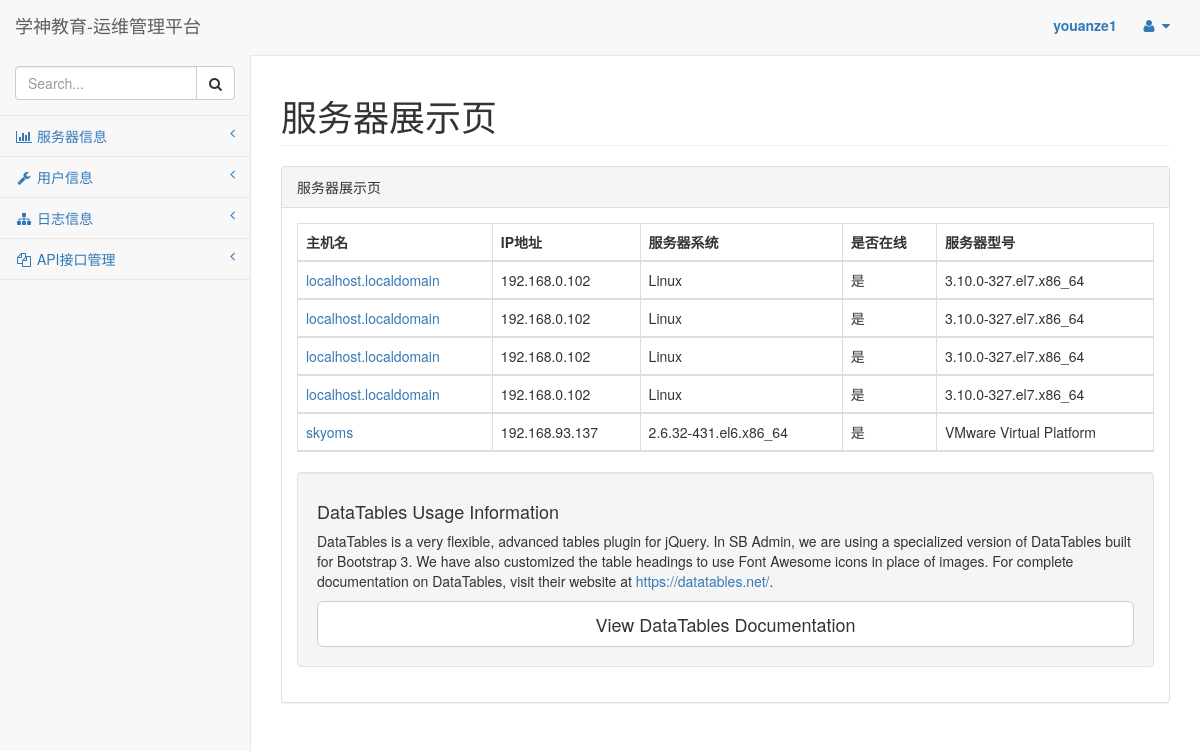
The page /service/list/ (signed in) on the database its author committed.
### Service/models.py (models this page shows)
class Service(models.Model):
    host = models.CharField(max_length=32,verbose_name="主机名称")
    ip = models.CharField(max_length=32,verbose_name="主机ip")
    mac = models.CharField(max_length=32,verbose_name="mac")
    cpu = models.CharField(max_length=32,verbose_name="cpu")
    mem = models.CharField(max_length=32,verbose_name="内存")
    disk = models.CharField(max_length=32,verbose_name="磁盘")
    system = models.CharField(max_length=32,verbose_name="系统")
    model = models.CharField(max_length=32,verbose_name="服务器型号")

### GodWork/views.py (the view)
    def inner(request, *args, **kwargs):
        try:
            username = request.session["username"]  # 尝试获取session
            return func(request)  # index(request) 如果获取到执行被装饰函数
        except KeyError as e:  # 否则返回404页面
            if repr(e) == "KeyError('username',)":
                err = "当前用户未登录请登录"
            else:
                err = str(e)
            url = "/404/" + err
            return HttpResponseRedirect(url)

### GodWork/views.py (called while the page is built)
def login_valid(func):  # 这是一个装饰器的函数，外层的函数是用来接收被装饰函数的的
    def inner(request, *args, **kwargs):
        try:
            username = request.session["username"]  # 尝试获取session
            return func(request)  # index(request) 如果获取到执行被装饰函数
        except KeyError as e:  # 否则返回404页面
            if repr(e) == "KeyError('username',)":
                err = "当前用户未登录请登录"
            else:
                err = str(e)
            url = "/404/" + err
            return HttpResponseRedirect(url)
    return inner

### Service/views.py (called while the page is built)
@login_valid
def list(request):
    statue = "服务器展示页"
    table_list = Service.objects.all()
    return render_to_response("list.html", locals())

### template/list.html (shortened to what this page needs)
{% extends "base.html" %}
{% block 'content' %}
      <div class="row">
                <div class="col-lg-12">
                    <div class="panel panel-default">
                        <div class="panel-heading">
                            服务器展示页
                        </div>
                        <div class="panel-body">
                            <table width="100%" class="table table-striped table-bordered table-hover" id="dataTables-example">
                                <thead>
                                            <tr>
                                                <th>主机名</th>
                                                <th>IP地址</th>
                                                <th>服务器系统</th>
                                                <th>是否在线</th>
                                                <th>服务器型号</th>
                                            </tr>
                                        {% for line in table_list %}
                                            <tr>
                                                <td>
                                                    <a href="/service/content/{{ line.id }}">
                                                    {{ line.host }}
                                                    </a>
                                                </td>
                                                <td>{{ line.ip }}</td>
                                                <td>{{ line.system }}</td>
                                                <td>是</td>
                                                <td>{{ line.model }}</td>
                                            </tr>
                                        {% endfor %}
                                </thead>
                            </table>
                            <div class="well">
                                <h4>DataTables Usage Information</h4>
                                <p>DataTables is a very flexible, advanced tables plugin for jQuery. In SB Admin, we are using a specialized version of DataTables built for Bootstrap 3. We have also customized the table headings to use Font Awesome icons in place of images. For complete documentation on DataTables, visit their website at <a target="_blank" href="https://datatables.net/">https://datatables.net/</a>.</p>
                                <a class="btn btn-default btn-lg btn-block" target="_blank" href="https://datatables.net/">View DataTables Documentation</a>
                            </div>
                        </div>
                    </div>
                </div>
            </div>
{% endblock %}

### rows shown on the page
Service: host "localhost.localdomain", ip "192.168.0.102", system "Linux", model "3.10.0-327.el7.x86_64"
Service: host "localhost.localdomain", ip "192.168.0.102", system "Linux", model "3.10.0-327.el7.x86_64"
Service: host "localhost.localdomain", ip "192.168.0.102", system "Linux", model "3.10.0-327.el7.x86_64"
Service: host "localhost.localdomain", ip "192.168.0.102", system "Linux", model "3.10.0-327.el7.x86_64"
Service: host "skyoms", ip "192.168.93.137", system "2.6.32-431.el6.x86_64", model "VMware Virtual Platform"

### other values the page prints
{{ request.session.username }} "youanze1"
{{ statue }} "服务器展示页"
